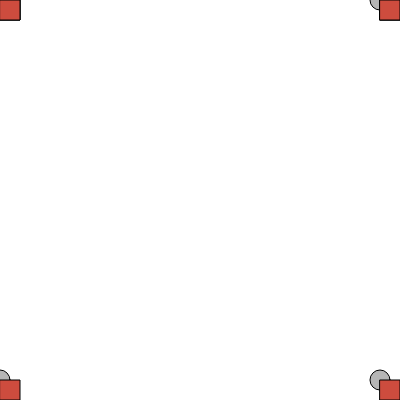
Frame 1 (no input)
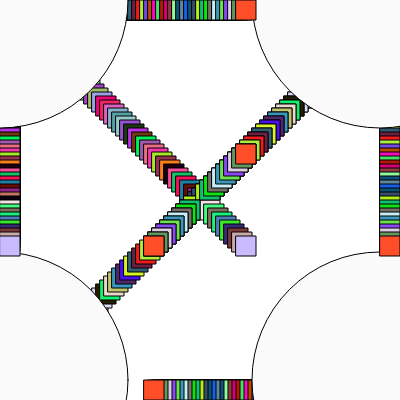
Frame 60 (no input)
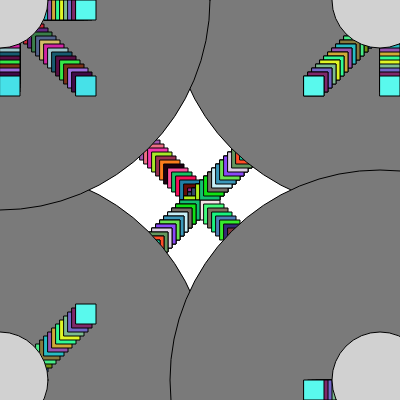
Frame 120 (the mouse pressed at the canvas centre since frame 60)

The p5.js sketch that drew these frames (run headless with seeded random() and noise() and a simulated clock; from frame 60 on, the mouse is pressed at the canvas centre):

// p5.js sketch
// ── sketch.js
var offset = 0;

function setup() {
  createCanvas(400, 400);
}

function draw() {
  //background(220);
  rect(0);

  fill(random(255));
  ellipse(380, 0, 20 + offset);
  ellipse(0, 380, 20 + offset);
  ellipse(380, 380, 20 + offset);
  ellipse(0, 0, 20 + offset);
  fill(random(255), random(255), random(255));
  rect(0, 0 + offset, 20);
  rect(0 + offset, 0 + offset, 20);

  fill(random(255), random(255), random(255));
  rect(380, 0 + offset, 20);
  rect(380 - offset, 380, 20);
  rect(380 - offset, 0 + offset, 20);
  rect(380 - offset, 0 + offset, 20);
  rect(0 + offset, 380 - offset, 20);
  rect(0 + offset, 0, 20);
  offset = offset + 4;
  if (offset > 400) {
    offset = 4;
  }
}
